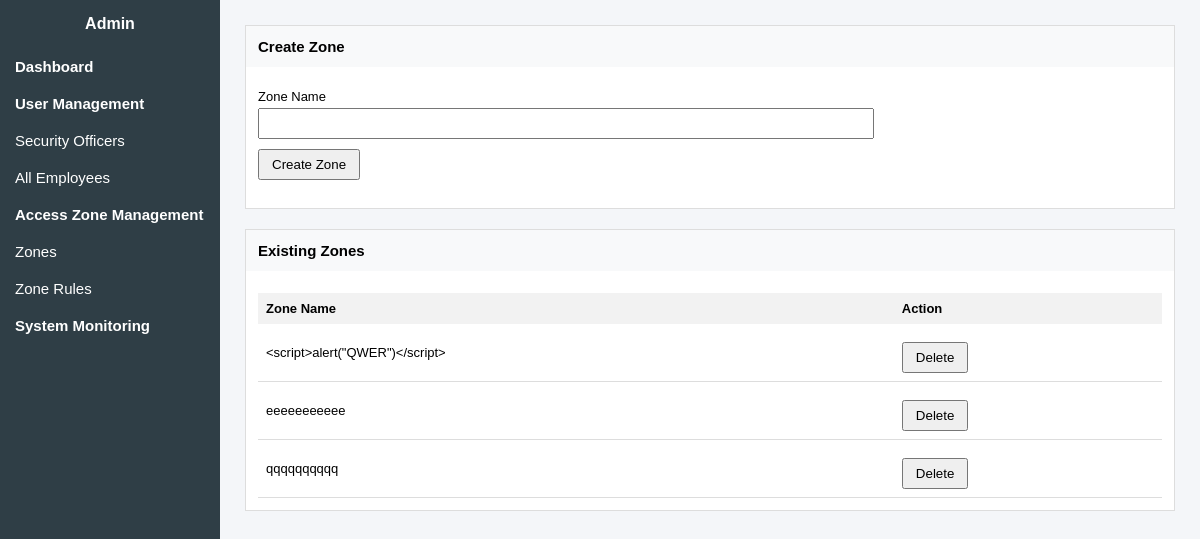
/admin/view/zones.php (signed in), run on an earlier commit of the app's database.
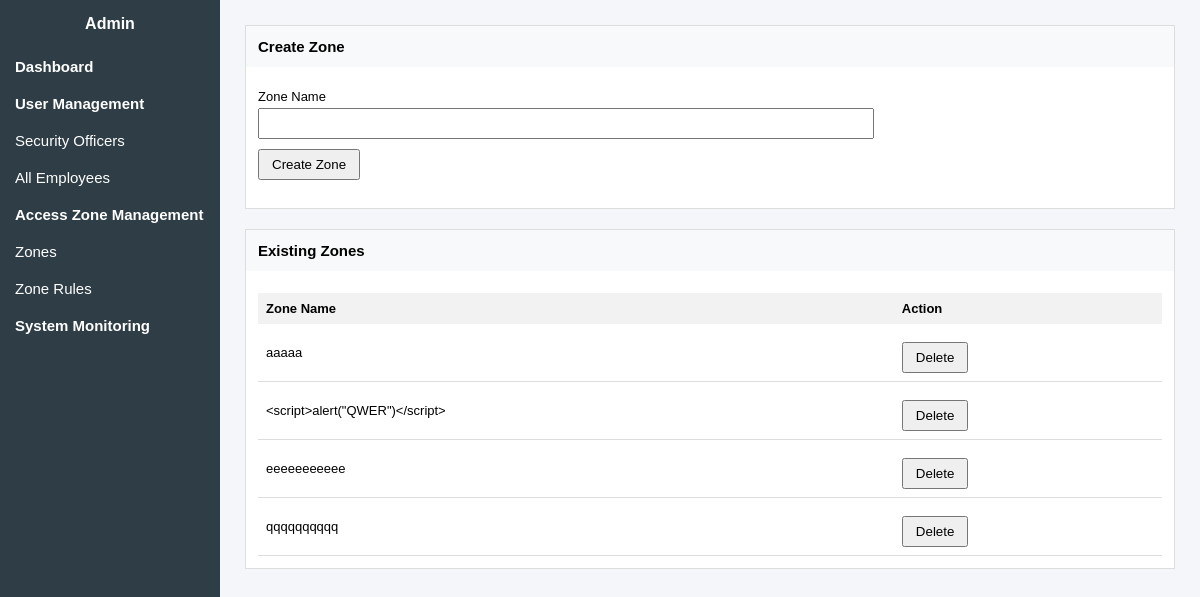
And on a later commit of the database.
### tables this page shows
CREATE TABLE `zones` (
  `id` int(11) NOT NULL,
  `zone_name` varchar(100) DEFAULT NULL,
  `status` enum('active','inactive') DEFAULT 'active',
  `created_at` timestamp NOT NULL DEFAULT current_timestamp()
);

### admin/model/zone_model.php (called while the page is built, shortened)
<?php
class ZoneModel {
    public function getAllZones() {
        $db = new db_connection();
        $conn = $db->openConnection();
        $sql = "SELECT * FROM zones ORDER BY id DESC";
        $result = $conn->query($sql);
        return $result;
    }
}
?>

### admin/view/zones.php (the view, shortened to what this page needs)
<?php
require_once "../model/zone_model.php";
$model = new ZoneModel();
$zones = $model->getAllZones();
?>
<!DOCTYPE html>
<html>
<head>
    <link rel="stylesheet" href="dashboard.css">
</head>
<body>
<div class="sidebar">
    <h2>Admin</h2>
    <a href="dashboard.php" class="menu">Dashboard</a>
    <div class="menu">User Management</div>
    <a href="security-officers.php" class="submenu">Security Officers</a>
    <a href="all-employees.php" class="submenu">All Employees</a>
    <div class="menu">Access Zone Management</div>
    <a href="zones.php" class="submenu">Zones</a>
    <a href="zone-rules.php" class="submenu">Zone Rules</a>
    <a href="system-monitoring.php" class="menu">System Monitoring</a>
</div>
<div class="main">
    <div class="panel">
        <h3>Create Zone</h3>
        <div class="panel-body">
            <form method="POST"
                  action="../controller/zone_controller.php"
                  onsubmit="return validateZone();">
                <label>Zone Name</label>
                <input type="text" name="zone_name" id="zone_name">
                <button type="submit" name="createZone">Create Zone</button>
            </form>
        </div>
    </div>
    <div class="panel">
        <h3>Existing Zones</h3>
        <div class="panel-body">
            <table>
                <tr>
                    <th>Zone Name</th>
                    <th>Action</th>
                </tr>
                <?php if ($zones && $zones->num_rows > 0) {
                    while ($row = $zones->fetch_assoc()) { ?>
                        <tr>
                            <td><?= htmlspecialchars($row["zone_name"]) ?></td>
                            <td>
                                <form method="POST"
                                      action="../controller/zone_controller.php"
                                      onsubmit="return confirm('Delete this zone permanently?');">
                                    <button type="submit" name="deleteZone">Delete</button>
                                </form>
                            </td>
                        </tr>
                <?php }
                } else { ?>
                    <tr>
                        <td colspan="2">No zones found</td>
                    </tr>
                <?php } ?>
            </table>
        </div>
    </div>
</div>
</body>
</html>

What changed in the data, as far as the page shows it:
added zones: zone_name "aaaaa"
